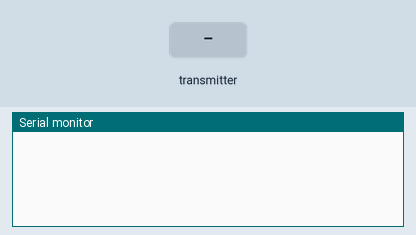
Bench run of a sketch on a simulated ESP32. Parts: the last lines printed to the serial monitor. The inputs (shaded band) are chosen by the test bench.

Above: at 1.2 s.
1.3 s: the transmitter starts sending id = 0
At 1.66 s:
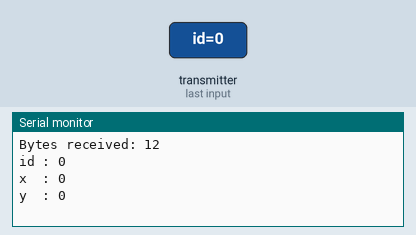
2.8 s: the transmitter starts sending x = 1024
4.3 s: the transmitter starts sending y = 1024
At 4.66 s:
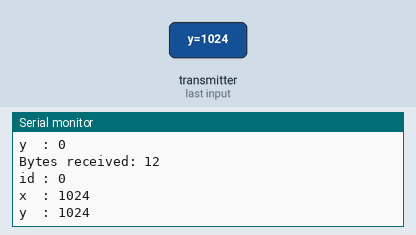
5.8 s: the transmitter starts sending id = 1
7.3 s: the transmitter starts sending x = 2048
8.8 s: the transmitter starts sending y = 2048
At 9.16 s:
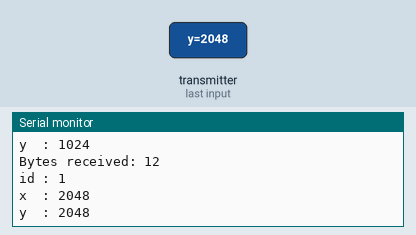
Timing chart, 0 to 11.3 s (numbered marks = the images above; inputs shaded):
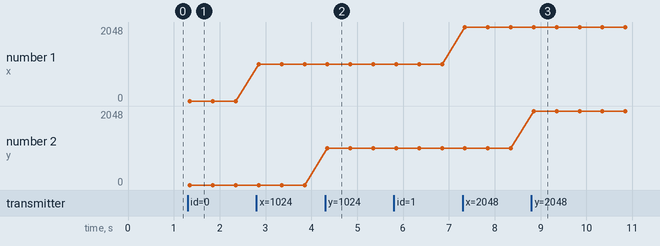

Measured:
- after the input at 1.3 s, the serial monitor: prints a new line after 0.05 s (image 1)
- after the input at 4.3 s, the serial monitor: prints a new line after 0.05 s (image 2)
- after the input at 8.8 s, the serial monitor: prints a new line after 0.05 s (image 3)
- plotted number 1: 0 → 1024 after the input at 2.8 s, 1024 → 2048 after the input at 7.3 s

The sketch:

receiver.ino
```cpp
#include <esp_now.h>
#include <WiFi.h>

// Structure example to receive data
// Must match the sender structure
typedef struct struct_message {
  int id;
  int x;
  int y;
  // int id2;
  // int x2;
  // int y2;
} struct_message;

// Create a struct_message called myData
struct_message myData;

// callback function that will be executed when data is received
void OnDataRecv(const uint8_t * mac, const uint8_t *incomingData, int len) {
  memcpy(&myData, incomingData, sizeof(myData));
  Serial.print("Bytes received: ");
  Serial.println(len);
  Serial.print("id : ");
  Serial.println(myData.id);
  Serial.print("x  : ");
  Serial.println(myData.x);
  Serial.print("y  : ");
  Serial.println(myData.y);
  Serial.println();

  // Serial.print("id 2 : ");
  // Serial.println(myData.id2);
  // Serial.print("x2   : ");
  // Serial.println(myData.x2);
  // Serial.print("y2   : ");
  // Serial.println(myData.y2);
  // Serial.println();
  // Serial.println();
}

void setup() {
  // Initialize Serial Monitor
  Serial.begin(115200);

  // Set device as a Wi-Fi Station
  WiFi.mode(WIFI_STA);

  // Init ESP-NOW
  if (esp_now_init() != ESP_OK) {
    Serial.println("Error initializing ESP-NOW");
    return;
  }

  // Once ESPNow is successfully Init, we will register for recv CB to
  // get recv packer info
  esp_now_register_recv_cb(OnDataRecv);
}

void loop() {

}
```
